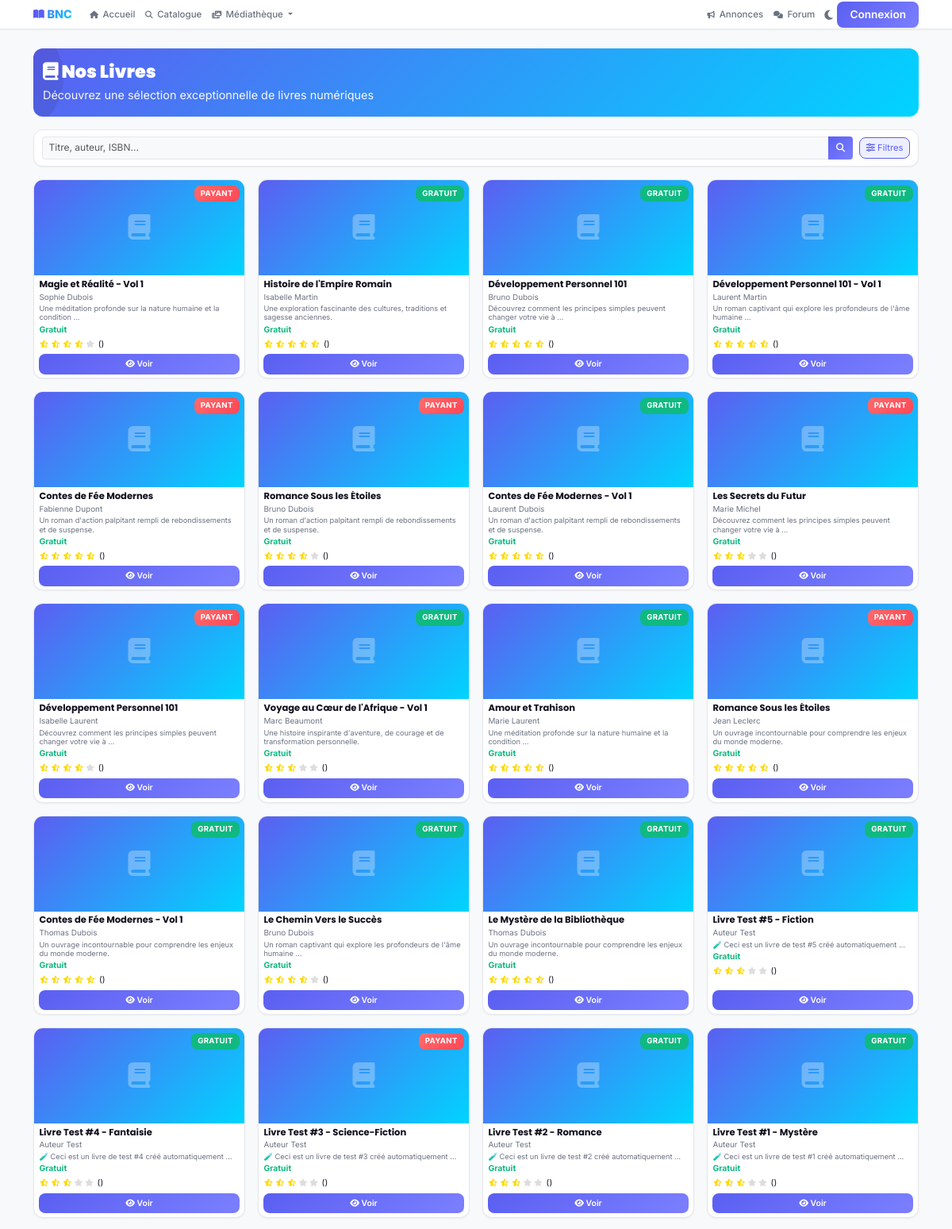
/fr/books/ (upper part), run on the app's committed database.
### catalogue/models.py (models this page shows, shortened)
class Book(models.Model):
    GENRE_CHOICES = [
        ("fiction", _("Fiction")),
        ("non_fiction", _("Non-fiction")),
        ("science", _("Science")),
        ("history", _("Histoire")),
        ("biography", _("Biographie")),
        ("children", _("Enfants")),
        ("poetry", _("Poésie")),
        ("drama", _("Drame")),
        ("mystery", _("Mystère")),
        ("romance", _("Romance")),
        ("fantasy", _("Fantasy")),
        ("self_help", _("Développement personnel")),
        ("other", _("Autre")),
    ]
    LANGUAGE_CHOICES = [
        ("fr", _("Français")),
        ("en", _("Anglais")),
        ("ar", _("Arabe")),
        ("de", _("Allemand")),
        ("es", _("Espagnol")),
        ("pt", _("Portugais")),
        ("sw", _("Swahili")),
        ("other", _("Autre")),
    ]
    id = models.UUIDField(primary_key=True, default=uuid.uuid4, editable=False)
    title = models.CharField(_("Titre"), max_length=255)
    description = models.TextField(_("Description"), blank=True)
    isbn = models.CharField(_("ISBN"), max_length=20, unique=True)
    pages_count = models.PositiveIntegerField(_("Nombre de pages"), null=True, blank=True)
    publication_date = models.DateField(_("Date de publication"), null=True, blank=True)
    language = models.CharField(
        _("Langue"),
        max_length=10,
        choices=LANGUAGE_CHOICES,
        default="fr"
    )
    genre = models.CharField(
        _("Genre"),
        max_length=50,
        choices=GENRE_CHOICES,
        default="other"
    )
    cover = models.ImageField(
        _("Couverture"),
        upload_to="books/covers/%Y/%m/",
        null=True,
        blank=True
    )
    pdf_file = models.FileField(
        _("Fichier PDF"),
        upload_to="books/pdf/%Y/%m/",
        null=True,
        blank=True
    )
    epub_file = models.FileField(
        _("Fichier EPUB"),
        upload_to="books/epub/%Y/%m/",
        null=True,
        blank=True
    )
    price = models.DecimalField(
        _("Prix"),
        max_digits=8,
        decimal_places=2,
        default=0,
        validators=[MinValueValidator(0)]
    )
    discount_percentage = models.IntegerField(
        _("Pourcentage de réduction"),
        default=0,
        validators=[MinValueValidator(0), MaxValueValidator(100)]
    )
    is_paid = models.BooleanField(_("Payant"), default=False)
    free_pages_count = models.PositiveIntegerField(
        _("Nombre de pages libres"),
        default=15,
        help_text=_("Nombre de pages accessibles gratuitement (0 = aucune preview)")
    )
    downloads_count = models.PositiveIntegerField(_("Nombre de téléchargements"), default=0)
    reads_count = models.PositiveIntegerField(_("Nombre de lectures"), default=0)
    rating = models.DecimalField(
        _("Note"),
        max_digits=3,
        decimal_places=2,
        default=0,
        validators=[MinValueValidator(0), MaxValueValidator(5)]
    )
    rating_count = models.PositiveIntegerField(_("Nombre d'évaluations"), default=0)
    authors = models.ManyToManyField(Author, through="AuthorBook", related_name="books", blank=True)
    libraries = models.ManyToManyField(Library, through="LibraryBook", related_name="books", blank=True)
    is_published = models.BooleanField(_("Publié"), default=True)
    created_at = models.DateTimeField(_("Créé"), auto_now_add=True)
    updated_at = models.DateTimeField(_("Modifié"), auto_now=True)
    class Meta:
        verbose_name = _("Livre")
        verbose_name_plural = _("Livres")
        ordering = ["-created_at"]
        indexes = [
            models.Index(fields=["isbn"]),
            models.Index(fields=["title"]),
            models.Index(fields=["is_published"]),
            models.Index(fields=["genre"]),
        ]
    @property
    def author(self):
        authors = self.authors.all()
        if authors:
            return f"{authors[0].first_name} {authors[0].last_name}"
        return "Auteur inconnu"

class Author(models.Model):
    NATIONALITY_CHOICES = [
        ("SN", _("Sénégal")),
        ("ML", _("Mali")),
        ("CI", _("Côte d'Ivoire")),
        ("BJ", _("Bénin")),
        ("BF", _("Burkina Faso")),
        ("CM", _("Cameroun")),
        ("GH", _("Ghana")),
        ("KE", _("Kenya")),
        ("ZA", _("Afrique du Sud")),
        ("NG", _("Nigéria")),
        ("FR", _("France")),
        ("BE", _("Belgique")),
        ("CA", _("Canada")),
        ("US", _("États-Unis")),
        ("OTHER", _("Autre")),
    ]
    id = models.UUIDField(primary_key=True, default=uuid.uuid4, editable=False)
    first_name = models.CharField(_("Prénom"), max_length=100)
    last_name = models.CharField(_("Nom"), max_length=100)
    email = models.EmailField(_("Email"), blank=True, unique=True)
    biography = models.TextField(_("Biographie"), blank=True)
    birth_date = models.DateField(_("Date de naissance"), null=True, blank=True)
    photo = models.ImageField(
        _("Photo"),
        upload_to="authors/%Y/%m/",
        null=True,
        blank=True
    )
    nationality = models.CharField(
        _("Nationalité"),
        max_length=50,
        choices=NATIONALITY_CHOICES,
        default="OTHER"
    )
    website = models.URLField(_("Site web"), blank=True)
    is_verified = models.BooleanField(_("Vérifié"), default=False)
    verified_date = models.DateTimeField(_("Date de vérification"), null=True, blank=True)
    created_at = models.DateTimeField(_("Créé"), auto_now_add=True)
    updated_at = models.DateTimeField(_("Modifié"), auto_now=True)
    class Meta:
        verbose_name = _("Auteur")
        verbose_name_plural = _("Auteurs")
        ordering = ["last_name", "first_name"]
        indexes = [
            models.Index(fields=["last_name", "first_name"]),
            models.Index(fields=["email"]),
        ]

### catalogue/frontend_views.py (the view, shortened to what this page needs)
# urls.py: path('', frontend_views.catalogue_view, name='catalogue'),
@cache_page(60 * 5)
def catalogue_view(request):
    books = Book.objects.filter(
        is_published=True
    ).prefetch_related('authors').distinct()
    search = request.GET.get('search', '')
    genre = request.GET.get('genre', '')
    language = request.GET.get('language', '')
    is_paid = request.GET.get('is_paid', '')
    if search:
        books = books.filter(
            Q(title__icontains=search) |
            Q(description__icontains=search) |
            Q(isbn__icontains=search)
        )
    if genre:
        books = books.filter(genre=genre)
    if language:
        books = books.filter(language=language)
    if is_paid == 'free':
        books = books.filter(is_paid=False)
    elif is_paid == 'paid':
        books = books.filter(is_paid=True)
    sort = request.GET.get('sort', '')
    upcoming_announcements = []
    if sort == 'title':
        books = books.order_by('title')
    elif sort == 'price':
        books = books.order_by('price')
    elif sort == '-price':
        books = books.order_by('-price')
    elif sort == 'rating':
        books = books.order_by('rating')
    elif sort == '-rating':
        books = books.order_by('-rating', '-rating_count')
    else:
        books = books.order_by('-created_at')
    genres = Book.GENRE_CHOICES
    languages = Book.LANGUAGE_CHOICES
    context = {
        'books': books,
        'upcoming_announcements': upcoming_announcements,
        'genres': genres,
        'languages': languages,
        'search': search,
        'selected_genre': genre,
        'selected_language': language,
        'selected_paid': is_paid,
        'current_sort': sort,
    }
    return render(request, 'catalogue/catalogue.html', context)

### catalogue/context_processors.py (called while the page is built)
def site_configuration(request):
    return {
        'site_config': SiteConfiguration.load()
    }

def featured_books(request):
    try:
        books = Book.objects.annotate(
            popularity_score = (
                Coalesce(F('reads_count'), 0) * 0.3 +
                Coalesce(F('downloads_count'), 0) * 0.4 +
                (Coalesce(F('rating'), 0) * 30)
            )
        ).filter(is_published=True).order_by('-popularity_score', '-created_at')[:8]
    except Exception:
        books = Book.objects.filter(is_published=True).order_by('-created_at')[:8]
    return {'featured_books': books}

def site_categories(request):
    try:
        categories = Category.objects.all()[:10]
    except Exception:
        categories = []
    return {'site_categories': categories}

### catalogue/models.py (called while the page is built)
    @classmethod
    def load(cls):
        obj, created = cls.objects.get_or_create(pk=1)
        return obj

### config/pwa_config.py (called while the page is built)
    def __call__(self, request):
        response = self.get_response(request)
        response['Service-Worker-Allowed'] = '/'
        if request.path.startswith('/static/'):
            response['Cache-Control'] = f'public, max-age={PWAConfig.CACHE_MAX_AGE["static"]}'
        elif request.path.startswith('/media/'):
            response['Cache-Control'] = f'public, max-age={PWAConfig.CACHE_MAX_AGE["images"]}'
        elif request.path.startswith('/api/'):
            response['Cache-Control'] = f'public, max-age={PWAConfig.CACHE_MAX_AGE["api"]}'
        return response

### templates/catalogue/catalogue.html (shortened to what this page needs)
{% extends 'base-premium.html' %}
{% load static %}
{% block content %}
<div class="container mt-4">
    <div class="hero-premium">
        <div class="hero-content">
            <h1><i class="fas fa-book"></i> Nos Livres</h1>
            <p>Découvrez une sélection exceptionnelle de livres numériques</p>
        </div>
    </div>
    <div class="search-premium" style="padding: 0.5rem 0.6rem;">
        <form method="GET" id="catalogueForm">
            <div class="d-flex gap-2 align-items-center">
                <div class="flex-grow-1">
                    <div class="input-group input-group-sm">
                        <input type="text" class="form-control" name="q" placeholder="Titre, auteur, ISBN..." value="{{ request.GET.q }}" style="font-size: 0.75rem; padding: 0.3rem 0.5rem;">
                        <button class="btn btn-premium btn-sm" type="submit" style="font-size: 0.7rem; padding: 0.3rem 0.6rem;">
                            <i class="fas fa-search"></i>
                        </button>
                    </div>
                </div>
                <button class="btn btn-sm" type="button" data-bs-toggle="collapse" data-bs-target="#filtersPanel" aria-expanded="false" style="background: rgba(91,95,241,0.1); color: var(--primary); border: 1px solid var(--primary); border-radius: var(--radius-sm); padding: 0.25rem 0.5rem; font-size: 0.7rem; white-space: nowrap;">
                    <i class="fas fa-sliders-h"></i> Filtres
                </button>
            </div>
        </form>
    </div>
    <div class="row g-3">
        {% if books %}
            {% for book in books %}
            <div class="col-6 col-sm-6 col-lg-4 col-xl-3 animate-in">
                <div class="book-card-premium" onclick="window.location.href='{% url 'catalogue:book_detail' book_id=book.pk %}'">
                    <div class="book-cover">
                        {% if book.cover %}
                            <img src="{{ book.cover.url }}" alt="{{ book.title }}">
                        {% else %}
                            <div class="book-cover-placeholder">
                                <i class="fas fa-book"></i>
                            </div>
                        {% endif %}
                        {% if book.is_paid %}
                            <span class="book-badge badge-premium">Payant</span>
                        {% else %}
                            <span class="book-badge badge-free">Gratuit</span>
                        {% endif %}
                    </div>
                    <div class="book-info">
                        <h5 class="book-title">{{ book.title }}</h5>
                        <p class="book-author">{{ book.author|truncatewords:3 }}</p>
                        {% if book.description %}
                        <p class="book-description">{{ book.description|truncatewords:10 }}</p>
                        {% endif %}
                        <div class="book-price">
                            {% if book.is_paid and book.price > 0 %}
                                {% if book.discount_percentage > 0 %}
                                    <span class="price-original">{{ book.price|floatformat:0 }} FC</span>
                                    <span style="font-size: 0.65rem; color: #EF4444; font-weight: 600;">-{{ book.discount_percentage }}%</span>
                                {% else %}
                                    <span class="price-main">{{ book.price|floatformat:0 }} FC</span>
                                {% endif %}
                            {% else %}
                                <span class="price-free">Gratuit</span>
                            {% endif %}
                        </div>
                        <div class="book-rating">
                            <span class="stars">
                                {% for i in "12345" %}
                                    {% if book.rating >= i %}
                                        <i class="fas fa-star"></i>
                                    {% elif book.rating > i|add:'-1' %}
                                        <i class="fas fa-star-half-alt"></i>
                                    {% else %}
                                        <i class="fas fa-star empty"></i>
                                    {% endif %}
                                {% endfor %}
                            </span>
                            <span class="rating-value">({{ book.reviews_count }})</span>
                        </div>
                        <div class="book-action">
                            <a href="{% url 'catalogue:book_detail' book_id=book.pk %}" class="btn-read" onclick="event.stopPropagation()">
                                <i class="fas fa-eye"></i> Voir
                            </a>
                        </div>
                    </div>
                </div>
            </div>
            {% endfor %}
        {% endif %}
    </div>
</div>
{% endblock %}

### data on the page
Book: is_paid "PAYANT", title "Magie et Réalité - Vol 1", author "Sophie Dubois", description "Une méditation profonde sur la nature humaine et la condition …"
Book: is_paid "GRATUIT", title "Histoire de l'Empire Romain", author "Isabelle Martin", description "Une exploration fascinante des cultures, traditions et sagesse anciennes."
Book: is_paid "GRATUIT", title "Développement Personnel 101", author "Bruno Dubois", description "Découvrez comment les principes simples peuvent changer votre vie à …"
Book: is_paid "GRATUIT", title "Développement Personnel 101 - Vol 1", author "Laurent Martin", description "Un roman captivant qui explore les profondeurs de l'âme humaine …"
Book: is_paid "PAYANT", title "Contes de Fée Modernes", author "Fabienne Dupont", description "Un roman d'action palpitant rempli de rebondissements et de suspense."
Book: is_paid "PAYANT", title "Romance Sous les Étoiles", author "Bruno Dubois", description "Un roman d'action palpitant rempli de rebondissements et de suspense."
Book: is_paid "GRATUIT", title "Contes de Fée Modernes - Vol 1", author "Laurent Dubois", description "Un roman d'action palpitant rempli de rebondissements et de suspense."
Book: is_paid "PAYANT", title "Les Secrets du Futur", author "Marie Michel", description "Découvrez comment les principes simples peuvent changer votre vie à …"
Book: is_paid "PAYANT", title "Développement Personnel 101", author "Isabelle Laurent", description "Découvrez comment les principes simples peuvent changer votre vie à …"
Book: is_paid "GRATUIT", title "Voyage au Cœur de l'Afrique - Vol 1", author "Marc Beaumont", description "Une histoire inspirante d'aventure, de courage et de transformation personnelle."
Book: is_paid "GRATUIT", title "Amour et Trahison", author "Marie Laurent", description "Une méditation profonde sur la nature humaine et la condition …"
Book: is_paid "PAYANT", title "Romance Sous les Étoiles", author "Jean Leclerc", description "Un ouvrage incontournable pour comprendre les enjeux du monde moderne."
Book: is_paid "GRATUIT", title "Contes de Fée Modernes - Vol 1", author "Thomas Dubois", description "Un ouvrage incontournable pour comprendre les enjeux du monde moderne."
Book: is_paid "GRATUIT", title "Le Chemin Vers le Succès", author "Bruno Dubois", description "Un roman captivant qui explore les profondeurs de l'âme humaine …"
Book: is_paid "GRATUIT", title "Le Mystère de la Bibliothèque", author "Thomas Dubois", description "Un ouvrage incontournable pour comprendre les enjeux du monde moderne."
Book: is_paid "GRATUIT", title "Livre Test #5 - Fiction", author "Auteur Test", description "🧪 Ceci est un livre de test #5 créé automatiquement …"
Book: is_paid "GRATUIT", title "Livre Test #4 - Fantaisie", author "Auteur Test", description "🧪 Ceci est un livre de test #4 créé automatiquement …"
Book: is_paid "PAYANT", title "Livre Test #3 - Science-Fiction", author "Auteur Test", description "🧪 Ceci est un livre de test #3 créé automatiquement …"
Book: is_paid "GRATUIT", title "Livre Test #2 - Romance", author "Auteur Test", description "🧪 Ceci est un livre de test #2 créé automatiquement …"
Book: is_paid "GRATUIT", title "Livre Test #1 - Mystère", author "Auteur Test", description "🧪 Ceci est un livre de test #1 créé automatiquement …"
